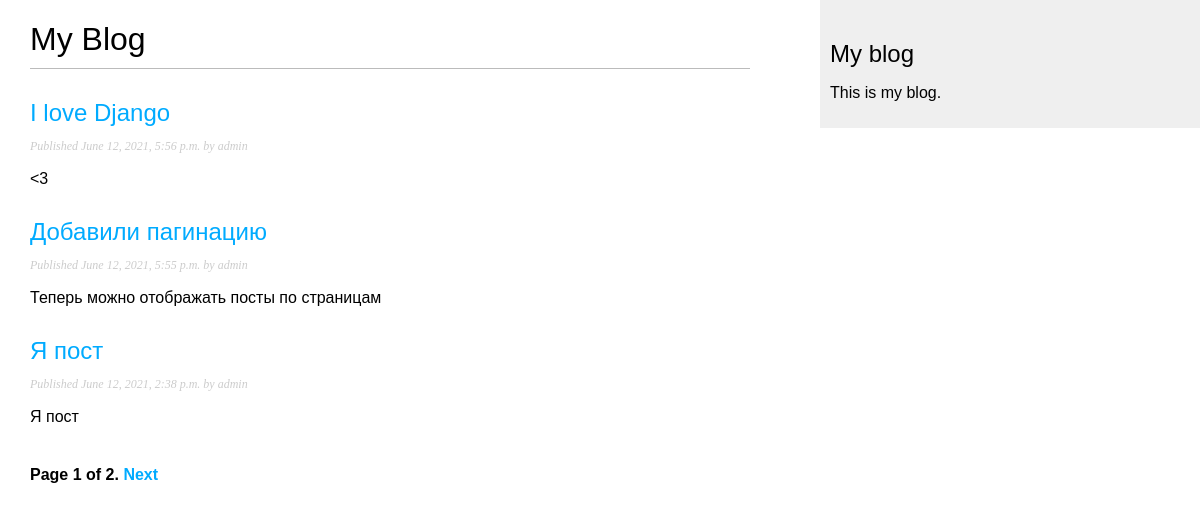
Screenshot of /blog/ with the database file from the repository.
### blog/models.py (models this page shows, shortened)
class Post(models.Model):
    objects = models.Manager()
    published = PublishedManager()
    STATUS_CHOICES = (
        ('draft', 'Draft'),
        ('published', 'Published'),
    )
    title = models.CharField(max_length=250)
    slug = models.SlugField(max_length=250, unique_for_date='publish')
    author = models.ForeignKey(User, on_delete=models.CASCADE, related_name='blog_posts')
    body = models.TextField()
    publish = models.DateTimeField(default=timezone.now)
    created = models.DateTimeField(auto_now_add=True)
    updated = models.DateTimeField(auto_now=True)
    status = models.CharField(max_length=10, choices=STATUS_CHOICES, default='draft')
    class Meta:
        ordering = ('-publish',)
    def get_absolute_url(self):
        return reverse(
            'blog:post_detail',
            args=[self.publish.year, self.publish.month, self.publish.day, self.slug]
        )

### blog/views.py (the view)
# urls.py: path('', views.PostListView.as_view(), name='post_list'),
class PostListView(ListView):
    queryset = Post.published.all()
    context_object_name = 'posts'
    paginate_by = 3
    template_name = 'blog/post/list.html'

### blog/templates/blog/post/list.html (shortened to what this page needs)
{% extends "blog/base.html" %}
{% block content %}
    <h1>My Blog</h1>
        {% for post in posts %}
            <h2>
                <a href="{{ post.get_absolute_url }}">{{ post.title }}</a>
            </h2>
            <p class="date">Published {{ post.publish }} by {{ post.author }}</p>
            {{ post.body|truncatewords:30|linebreaks }}
        {% endfor %}
    {% include "pagination.html" with page=page_obj %}
{% endblock %}

### blog/static/css/blog.css (style rules this page uses)
body { margin:0; padding:0; font-family:helvetica, sans-serif; }
a { color:#00abff; text-decoration:none; }
h1 { font-weight:normal; border-bottom:1px solid #bbb; padding:0 0 10px 0; }
h2 { font-weight:normal; margin:30px 0 0; }
p.date { color:#ccc; font-family: georgia, serif; font-size: 12px; font-style: italic; }

### rows the page displays
Post: title "I love Django", publish "June 12, 2021, 5:56 p.m.", author "admin", body "<3"
Post: title "Добавили пагинацию", publish "June 12, 2021, 5:55 p.m.", author "admin", body "Теперь можно отображать посты по страницам"
Post: title "Я пост", publish "June 12, 2021, 2:38 p.m.", author "admin", body "Я пост"

### other values shown
{{ page.number }} "1"
{{ page.paginator.num_pages }} "2"
